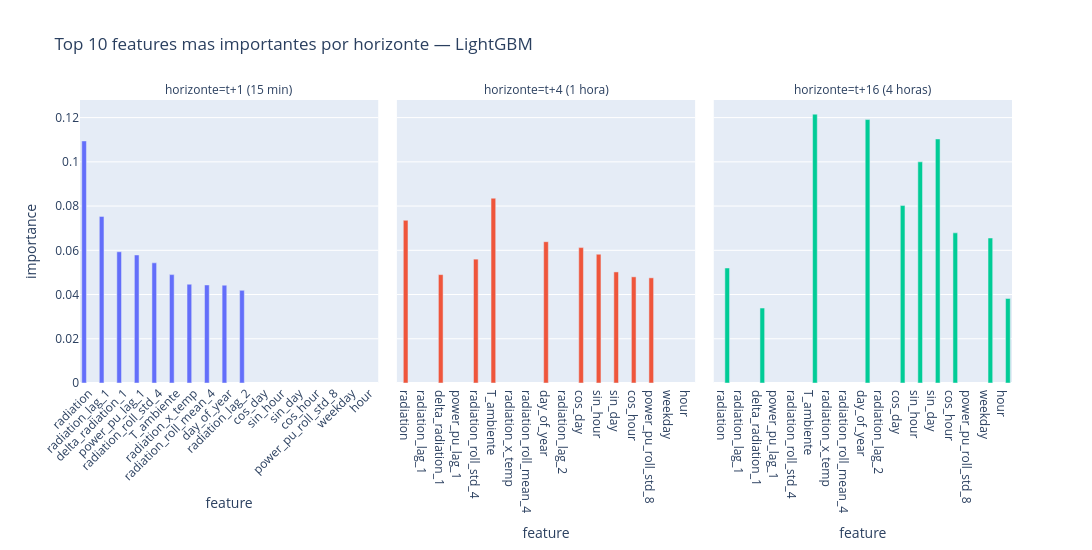
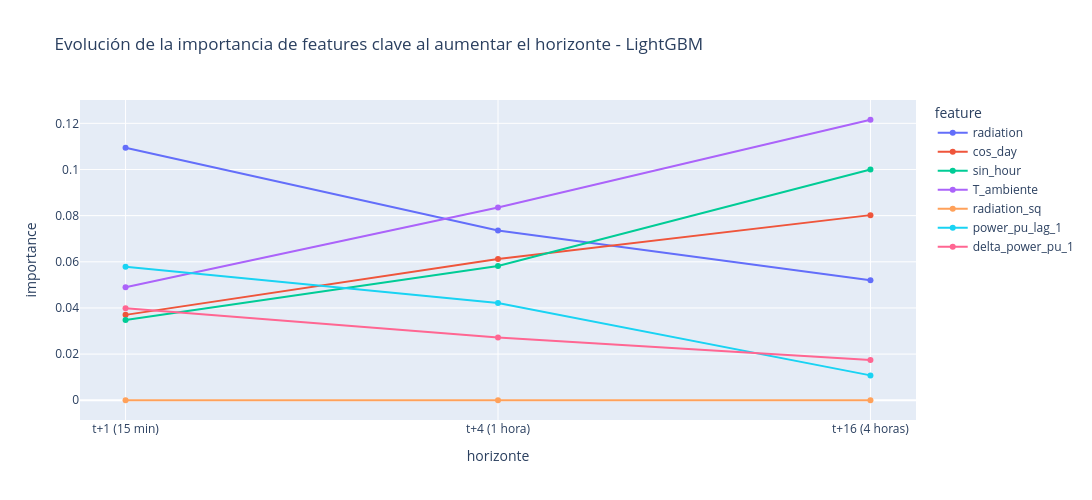
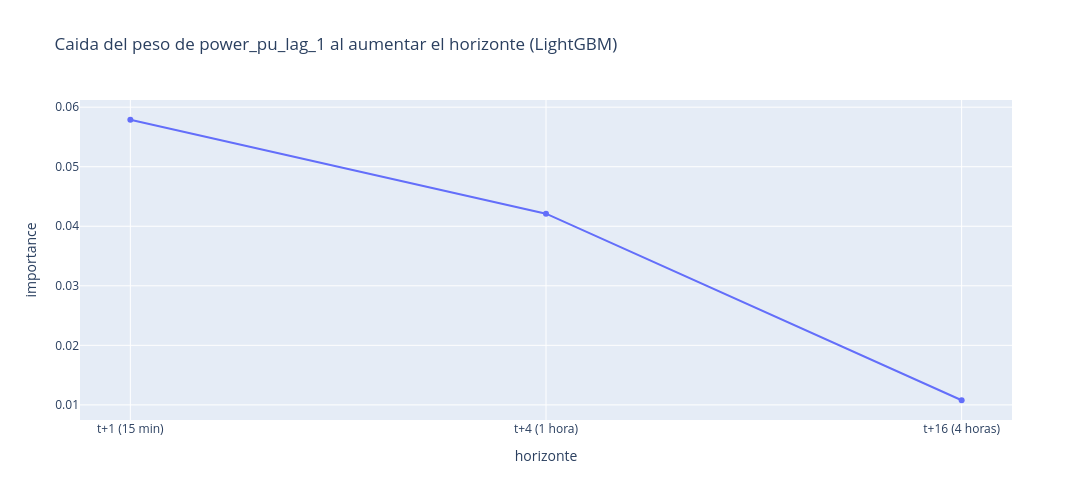

Notebook cell for these charts, in order:
### Markdown cell above
### 8. Importancia de features por horizonte (LightGBM)
Se analiza como cambia el peso relativo de `power_pu_lag_1` frente a
*features* físicas (radiación, temperatura) al aumentar el horizonte.
La hipótesis es que `lag_1` pierde relevancia al alejarse del momento
de predicción, cediendo protagonismo a variables climáticas.

### Code cell
from lightgbm import LGBMRegressor

importance_results = []

for h, label in HORIZONS.items():
    target_col = f"power_pu_h{h}"
    df_h = df_feat.copy()
    df_h["power_pu"] = df_h[target_col]

    train_df, _, _ = split_train_val_test(
        df_h,
        train_plants=["Afrisol", "E03"],
        test_plant="LECA1",
        train_end="2023-12-31",
        val_start="2024-01-01",
        val_end="2024-02-29",
        test_start="2024-03-01",
        test_end="2024-05-30",
    )

    lgbm = LGBMRegressor(
        n_estimators=300, learning_rate=0.05, random_state=42, verbosity=-1
    )
    lgbm.fit(train_df[feature_cols], train_df["power_pu"])

    imp = pd.Series(lgbm.feature_importances_, index=feature_cols)
    imp = imp / imp.sum()

    for feat, val in imp.items():
        importance_results.append({
            "horizonte": label, "horizon_steps": h,
            "feature": feat, "importance": val,
        })

df_imp = pd.DataFrame(importance_results)

# Top 10 por horizonte
top_features = (
    df_imp.groupby(["horizonte", "feature"])["importance"].mean().reset_index()
    .sort_values(["horizonte", "importance"], ascending=[True, False])
    .groupby("horizonte").head(10)
)
fig = px.bar(
    top_features.sort_values(["horizonte", "importance"], ascending=[True, False]),
    x="feature", y="importance", color="horizonte",
    facet_col="horizonte", barmode="group",
    title="Top 10 features mas importantes por horizonte — LightGBM",
    category_orders={"horizonte": ["t+1 (15 min)", "t+4 (1 hora)", "t+16 (4 horas)"]},
)
fig.update_layout(width=1400, height=550, xaxis_tickangle=-45, showlegend=False)
fig.show()

# Evolucion de features clave
key_features = [
    "power_pu_lag_1", "delta_power_pu_1", "radiation",
    "radiation_sq", "cos_day", "sin_hour", "T_ambiente",
]
fig2 = px.line(
    df_imp[df_imp["feature"].isin(key_features)].sort_values("horizon_steps"),
    x="horizonte", y="importance", color="feature", markers=True,
    title="Evolución de la importancia de features clave al aumentar el horizonte - LightGBM",
    category_orders={"horizonte": ["t+1 (15 min)", "t+4 (1 hora)", "t+16 (4 horas)"]},
)
fig2.update_layout(width=1100, height=500)
fig2.show()

# Caida del peso de lag_1
fig3 = px.line(
    df_imp[df_imp["feature"] == "power_pu_lag_1"].sort_values("horizon_steps"),
    x="horizonte", y="importance", markers=True,
    title="Caida del peso de power_pu_lag_1 al aumentar el horizonte (LightGBM)",
    category_orders={"horizonte": ["t+1 (15 min)", "t+4 (1 hora)", "t+16 (4 horas)"]},
)
fig3.update_layout(width=1100, height=500)
fig3.show()

### Figure 1 — Plotly figure (JSON) as saved in the notebook; plotly's stock layout.template omitted (floating-point values rounded to 4 significant figures)
{"data": [{"alignmentgroup": "True", "hovertemplate": "horizonte=t+1 (15 min)<br>feature=%{x}<br>importance=%{y}<extra></extra>", "legendgroup": "t+1 (15 min)", "marker": {"color": "#636efa", "pattern": {"shape": ""}}, "name": "t+1 (15 min)", "offsetgroup": "t+1 (15 min)", "orientation": "v", "showlegend": true, "textposition": "auto", "type": "bar", "x": ["radiation", "radiation_lag_1", "delta_radiation_1", "power_pu_lag_1", "radiation_roll_std_4", "T_ambiente", "radiation_x_temp", "radiation_roll_mean_4", "day_of_year", "radiation_lag_2"], "xaxis": "x", "y": [0.1094, 0.07533, 0.05933, 0.05789, 0.05433, 0.049, 0.04467, 0.04433, 0.04422, 0.04189], "yaxis": "y"}, {"alignmentgroup": "True", "hovertemplate": "horizonte=t+4 (1 hora)<br>feature=%{x}<br>importance=%{y}<extra></extra>", "legendgroup": "t+4 (1 hora)", "marker": {"color": "#EF553B", "pattern": {"shape": ""}}, "name": "t+4 (1 hora)", "offsetgroup": "t+4 (1 hora)", "orientation": "v", "showlegend": true, "textposition": "auto", "type": "bar", "x": ["T_ambiente", "radiation", "day_of_year", "cos_day", "sin_hour", "radiation_roll_std_4", "sin_day", "delta_radiation_1", "cos_hour", "power_pu_roll_std_8"], "xaxis": "x2", "y": [0.08356, 0.07356, 0.06389, 0.06122, 0.05822, 0.056, 0.05022, 0.049, 0.048, 0.04756], "yaxis": "y2"}, {"alignmentgroup": "True", "hovertemplate": "horizonte=t+16 (4 horas)<br>feature=%{x}<br>importance=%{y}<extra></extra>", "legendgroup": "t+16 (4 horas)", "marker": {"color": "#00cc96", "pattern": {"shape": ""}}, "name": "t+16 (4 horas)", "offsetgroup": "t+16 (4 horas)", "orientation": "v", "showlegend": true, "textposition": "auto", "type": "bar", "x": ["T_ambiente", "day_of_year", "sin_day", "sin_hour", "cos_day", "cos_hour", "weekday", "radiation", "hour", "delta_radiation_1"], "xaxis": "x3", "y": [0.1216, 0.1191, 0.1103, 0.1, 0.08022, 0.06789, 0.06556, 0.052, 0.03822, 0.03389], "yaxis": "y3"}], "layout": {"annotations": [{"font": {}, "showarrow": false, "text": "horizonte=t+1 (15 min)", "x": 0.16, "xanchor": "center", "xref": "paper", "y": 1, "yanchor": "bottom", "yref": "paper"}, {"font": {}, "showarrow": false, "text": "horizonte=t+4 (1 hora)", "x": 0.5, "xanchor": "center", "xref": "paper", "y": 1, "yanchor": "bottom", "yref": "paper"}, {"font": {}, "showarrow": false, "text": "horizonte=t+16 (4 horas)", "x": 0.84, "xanchor": "center", "xref": "paper", "y": 1, "yanchor": "bottom", "yref": "paper"}], "barmode": "group", "height": 550, "legend": {"title": {"text": "horizonte"}, "tracegroupgap": 0}, "showlegend": false, "title": {"text": "Top 10 features mas importantes por horizonte — LightGBM"}, "width": 1400, "xaxis": {"anchor": "y", "domain": [0, 0.32], "tickangle": -45, "title": {"text": "feature"}}, "xaxis2": {"anchor": "y2", "domain": [0.34, 0.66], "matches": "x", "title": {"text": "feature"}}, "xaxis3": {"anchor": "y3", "domain": [0.68, 1.0], "matches": "x", "title": {"text": "feature"}}, "yaxis": {"anchor": "x", "domain": [0, 1], "title": {"text": "importance"}}, "yaxis2": {"anchor": "x2", "domain": [0, 1], "matches": "y", "showticklabels": false}, "yaxis3": {"anchor": "x3", "domain": [0, 1], "matches": "y", "showticklabels": false}}}

### Figure 2 — Plotly figure (JSON) as saved in the notebook; plotly's stock layout.template omitted (floating-point values rounded to 4 significant figures)
{"data": [{"hovertemplate": "feature=radiation<br>horizonte=%{x}<br>importance=%{y}<extra></extra>", "legendgroup": "radiation", "line": {"color": "#636efa", "dash": "solid"}, "marker": {"symbol": "circle"}, "mode": "lines+markers", "name": "radiation", "orientation": "v", "showlegend": true, "type": "scatter", "x": ["t+1 (15 min)", "t+4 (1 hora)", "t+16 (4 horas)"], "xaxis": "x", "y": [0.1094, 0.07356, 0.052], "yaxis": "y"}, {"hovertemplate": "feature=cos_day<br>horizonte=%{x}<br>importance=%{y}<extra></extra>", "legendgroup": "cos_day", "line": {"color": "#EF553B", "dash": "solid"}, "marker": {"symbol": "circle"}, "mode": "lines+markers", "name": "cos_day", "orientation": "v", "showlegend": true, "type": "scatter", "x": ["t+1 (15 min)", "t+4 (1 hora)", "t+16 (4 horas)"], "xaxis": "x", "y": [0.037, 0.06122, 0.08022], "yaxis": "y"}, {"hovertemplate": "feature=sin_hour<br>horizonte=%{x}<br>importance=%{y}<extra></extra>", "legendgroup": "sin_hour", "line": {"color": "#00cc96", "dash": "solid"}, "marker": {"symbol": "circle"}, "mode": "lines+markers", "name": "sin_hour", "orientation": "v", "showlegend": true, "type": "scatter", "x": ["t+1 (15 min)", "t+4 (1 hora)", "t+16 (4 horas)"], "xaxis": "x", "y": [0.03478, 0.05822, 0.1], "yaxis": "y"}, {"hovertemplate": "feature=T_ambiente<br>horizonte=%{x}<br>importance=%{y}<extra></extra>", "legendgroup": "T_ambiente", "line": {"color": "#ab63fa", "dash": "solid"}, "marker": {"symbol": "circle"}, "mode": "lines+markers", "name": "T_ambiente", "orientation": "v", "showlegend": true, "type": "scatter", "x": ["t+1 (15 min)", "t+4 (1 hora)", "t+16 (4 horas)"], "xaxis": "x", "y": [0.049, 0.08356, 0.1216], "yaxis": "y"}, {"hovertemplate": "feature=radiation_sq<br>horizonte=%{x}<br>importance=%{y}<extra></extra>", "legendgroup": "radiation_sq", "line": {"color": "#FFA15A", "dash": "solid"}, "marker": {"symbol": "circle"}, "mode": "lines+markers", "name": "radiation_sq", "orientation": "v", "showlegend": true, "type": "scatter", "x": ["t+1 (15 min)", "t+4 (1 hora)", "t+16 (4 horas)"], "xaxis": "x", "y": [0.0, 0.0, 0.0], "yaxis": "y"}, {"hovertemplate": "feature=power_pu_lag_1<br>horizonte=%{x}<br>importance=%{y}<extra></extra>", "legendgroup": "power_pu_lag_1", "line": {"color": "#19d3f3", "dash": "solid"}, "marker": {"symbol": "circle"}, "mode": "lines+markers", "name": "power_pu_lag_1", "orientation": "v", "showlegend": true, "type": "scatter", "x": ["t+1 (15 min)", "t+4 (1 hora)", "t+16 (4 horas)"], "xaxis": "x", "y": [0.05789, 0.04211, 0.01078], "yaxis": "y"}, {"hovertemplate": "feature=delta_power_pu_1<br>horizonte=%{x}<br>importance=%{y}<extra></extra>", "legendgroup": "delta_power_pu_1", "line": {"color": "#FF6692", "dash": "solid"}, "marker": {"symbol": "circle"}, "mode": "lines+markers", "name": "delta_power_pu_1", "orientation": "v", "showlegend": true, "type": "scatter", "x": ["t+1 (15 min)", "t+4 (1 hora)", "t+16 (4 horas)"], "xaxis": "x", "y": [0.03989, 0.02722, 0.01744], "yaxis": "y"}], "layout": {"height": 500, "legend": {"title": {"text": "feature"}, "tracegroupgap": 0}, "title": {"text": "Evolución de la importancia de features clave al aumentar el horizonte - LightGBM"}, "width": 1100, "xaxis": {"anchor": "y", "categoryarray": ["t+1 (15 min)", "t+4 (1 hora)", "t+16 (4 horas)"], "categoryorder": "array", "domain": [0, 1], "title": {"text": "horizonte"}}, "yaxis": {"anchor": "x", "domain": [0, 1], "title": {"text": "importance"}}}}

### Figure 3 — Plotly figure (JSON) as saved in the notebook; plotly's stock layout.template omitted (floating-point values rounded to 4 significant figures)
{"data": [{"hovertemplate": "horizonte=%{x}<br>importance=%{y}<extra></extra>", "legendgroup": "", "line": {"color": "#636efa", "dash": "solid"}, "marker": {"symbol": "circle"}, "mode": "lines+markers", "name": "", "orientation": "v", "showlegend": false, "type": "scatter", "x": ["t+1 (15 min)", "t+4 (1 hora)", "t+16 (4 horas)"], "xaxis": "x", "y": [0.05789, 0.04211, 0.01078], "yaxis": "y"}], "layout": {"height": 500, "legend": {"tracegroupgap": 0}, "title": {"text": "Caida del peso de power_pu_lag_1 al aumentar el horizonte (LightGBM)"}, "width": 1100, "xaxis": {"anchor": "y", "categoryarray": ["t+1 (15 min)", "t+4 (1 hora)", "t+16 (4 horas)"], "categoryorder": "array", "domain": [0, 1], "title": {"text": "horizonte"}}, "yaxis": {"anchor": "x", "domain": [0, 1], "title": {"text": "importance"}}}}
